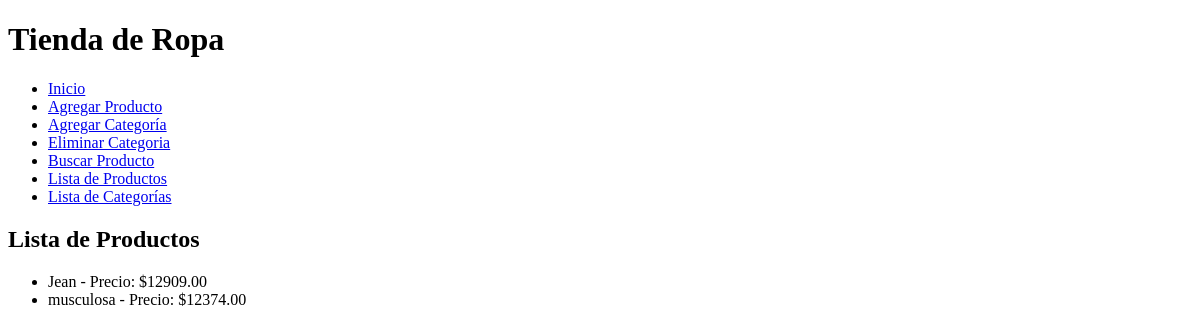
Page /tienda/lista_productos/ on the earlier database version.
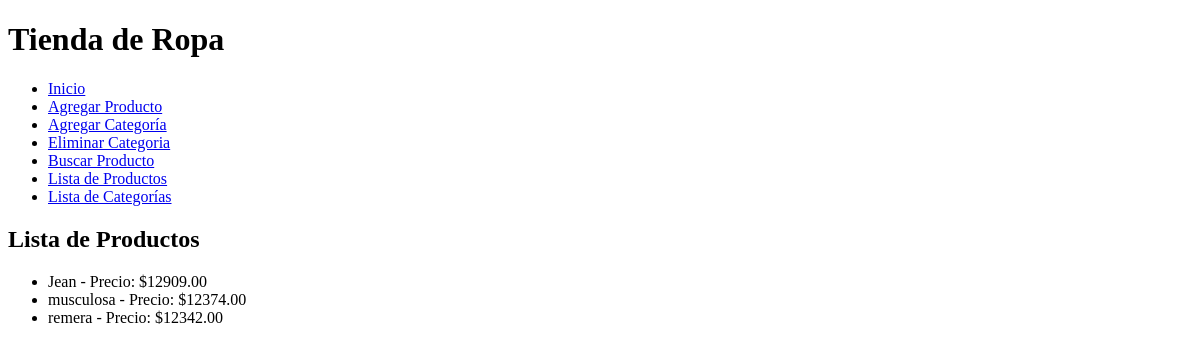
Same page on the later database version.
### tienda/models.py (models this page shows, shortened)
class Producto(models.Model):
    nombre = models.CharField(max_length=100)
    precio = models.DecimalField(max_digits=10, decimal_places=2)
    descripcion = models.TextField()
    categoria = models.ForeignKey(Categoria, on_delete=models.CASCADE)

### tienda/views.py (the view)
# urls.py: path('lista_productos/', ListaProductosView.as_view(), name='lista_productos'),
class ListaProductosView(View):
    def get(self, request):
        productos = Producto.objects.all()
        return render(request, 'tienda/lista_productos.html', {'productos': productos})

### tienda/templates/tienda/lista_productos.html
{% extends 'tienda/base.html' %}
{% block content %}
    <h2>Lista de Productos</h2>
    <ul>
        {% for producto in productos %}
            <li>{{ producto.nombre }} - Precio: ${{ producto.precio }}</li>
        {% endfor %}
    </ul>
{% endblock %}

Differences in the rows shown:
added Producto: nombre "remera", precio "12342.00"
